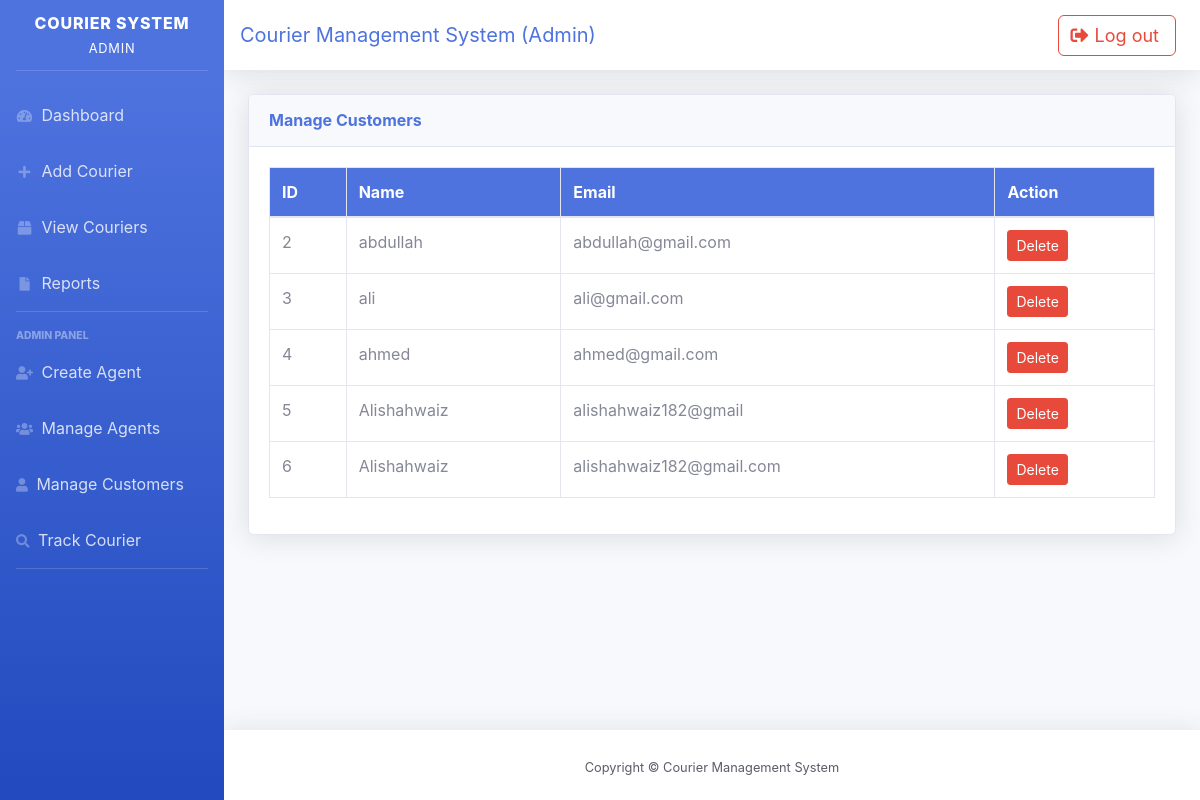
The page /manage_customer.php (signed in) on the database its author committed.
### tables this page shows
CREATE TABLE `users` (
  `id` int(11) NOT NULL,
  `name` varchar(100) DEFAULT NULL,
  `email` varchar(100) DEFAULT NULL,
  `password` varchar(255) DEFAULT NULL
);

### manage_customer.php (the view, shortened to what this page needs)
<?php include("layout/header.php"); ?>
<?php include("db.php"); ?>
<div class="container-fluid">
    <div class="card shadow mb-4">
        <div class="card-header py-3">
            <h6 class="m-0 font-weight-bold text-primary">
                Manage Customers
            </h6>
        </div>
        <div class="card-body">
            <div class="table-responsive">
                <table class="table table-bordered table-hover">
                    <thead class="bg-primary text-white">
                        <tr>
                            <th>ID</th>
                            <th>Name</th>
                            <th>Email</th>
                            <th>Action</th>
                        </tr>
                    </thead>
                    <tbody>
                    <?php
                    $result = mysqli_query($conn, "SELECT * FROM users");
                    while($row = mysqli_fetch_assoc($result)){
                    ?>
                        <tr>
                            <td><?= $row['id'] ?></td>
                            <td><?= $row['name'] ?></td>
                            <td><?= $row['email'] ?></td>
                            <td>
                                <a href="delete_customer.php?id=<?= $row['id'] ?>"
                                   class="btn btn-danger btn-sm"
                                   onclick="return confirm('Are you sure?')">
                                   Delete
                                </a>
                            </td>
                        </tr>
                    <?php } ?>
                    </tbody>
                </table>
            </div>
        </div>
    </div>
</div>
<?php include("layout/footer.php"); ?>

### rows shown on the page
users: id "2", name "abdullah", email "abdullah@gmail.com"
users: id "3", name "ali", email "ali@gmail.com"
users: id "4", name "ahmed", email "ahmed@gmail.com"
users: id "5", name "Alishahwaiz", email "alishahwaiz182@gmail"
users: id "6", name "Alishahwaiz", email "alishahwaiz182@gmail.com"
